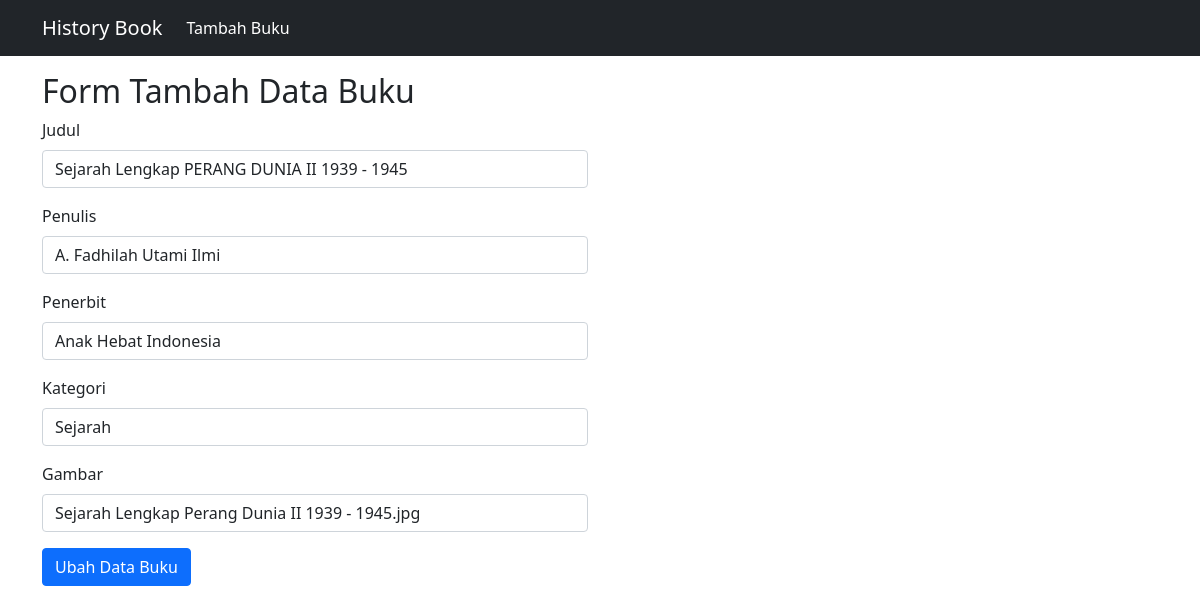
Page /ubah.php?id=1 on the committed database.
### tables this page shows
CREATE TABLE `buku` (
  `id` int(11) NOT NULL,
  `judul` varchar(255) NOT NULL,
  `penulis` varchar(255) NOT NULL,
  `penerbit` varchar(255) NOT NULL,
  `kategori` varchar(255) NOT NULL,
  `gambar` varchar(255) NOT NULL
);

### functions.php (called while the page is built, shortened)
<?php
function koneksi() {
    $conn = mysqli_connect('localhost', 'root', '', 'prakweb_2023_c_213040139') or die('Koneksi ke database GAGAL!');
    return $conn;
}
function query($query) {
    $conn = koneksi();
    $result = mysqli_query($conn, $query) or die('Query GAGAL!' . mysqli_error($conn));
    $rows = [];
    while($row = mysqli_fetch_assoc($result)) {
        $rows[] = $row;
    }
    return $rows;
}
?>

### ubah.php (the view, shortened to what this page needs)
<?php
require 'functions.php';
$id = $_GET['id'];
$b = query("SELECT * FROM buku WHERE id = $id")[0];
?>
<!doctype html>
<html lang="en">
  <head>
    <link href="https://cdn.jsdelivr.net/npm/bootstrap@5.1.3/dist/css/bootstrap.min.css" rel="stylesheet">
  </head>
  <body>
  <nav class="navbar navbar-expand-lg navbar-dark bg-dark">
    <div class="container">
        <a class="navbar-brand" href="index.php">History Book</a>
        <div class="collapse navbar-collapse" id="navbarNav">
            <ul class="navbar-nav">
                <li class="nav-item">
                    <a class="nav-link active" aria-current="page" href="tambah.php">Tambah Buku</a>
                </li>
            </ul>
        </div>
    </div>
  </nav>
  <div class="container">
    <div class="row mt-3">
        <div class="col">
            <h2>Form Tambah Data Buku</h2>
        </div>
    </div>
    <div class="row">
        <div class="col-md-6">
        <form action="" method="post">
            <div class="mb-3">
                <label for="judul" class="form-label">Judul</label>
                <input type="text" class="form-control" id="judul" name="judul" value="<?= $b['judul'] ?>" required>
            </div>
            <div class="mb-3">
                <label for="penulis" class="form-label">Penulis</label>
                <input type="text" class="form-control" id="penulis" name="penulis" value="<?= $b['penulis'] ?>" required>
            </div>
            <div class="mb-3">
                <label for="penerbit" class="form-label">Penerbit</label>
                <input type="text" class="form-control" id="penerbit" name="penerbit" value="<?= $b['penerbit'] ?>" required>
            </div>
            <div class="mb-3">
                <label for="kategori" class="form-label">Kategori</label>
                <input type="text" class="form-control" id="kategori" name="kategori" value="<?= $b['kategori'] ?>" required>
            </div>
            <div class="mb-3">
                <label for="gambar" class="form-label">Gambar</label>
                <input type="text" class="form-control" id="gambar" name="gambar" value="<?= $b['gambar'] ?>" required>
            </div>
            <button type="submit" class="btn btn-primary">Ubah Data Buku</button>
        </form>
        </div>
    </div>
  </div>
  </body>
</html>

### rows in the picture
buku: judul "Sejarah Lengkap PERANG DUNIA II 1939 - 1945", penulis "A. Fadhilah Utami Ilmi", penerbit "Anak Hebat Indonesia", kategori "Sejarah", gambar "Sejarah Lengkap Perang Dunia II 1939 - 1945.jpg"
